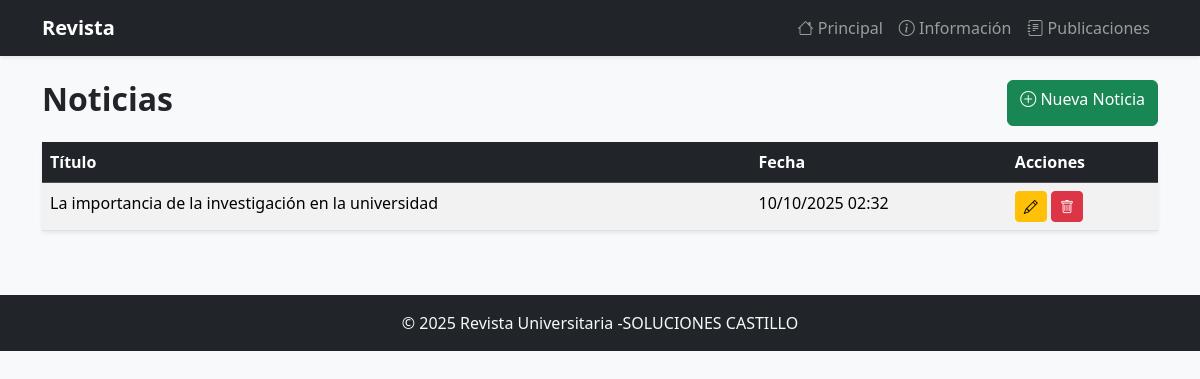
The page /informacion/ on the database its author committed.
### Apps/informacion/models.py (models this page shows, shortened)
class Noticia(models.Model):
    titulo = models.CharField(max_length=150)
    contenido = models.TextField()
    fecha = models.DateTimeField(auto_now_add=True)

### Apps/informacion/views.py (the view)
# urls.py: path('', views.NoticiaList.as_view(), name="index"),
class NoticiaList(ListView):
    model = Noticia
    template_name = "informacion/noticia_list.html"

### Apps/informacion/templates/informacion/noticia_list.html (shortened to what this page needs)
{% extends "base.html" %}
{% block content %}
    <div class="d-flex justify-content-between mb-3">
        <h2 class="fw-bold">Noticias</h2>
        <a href="{% url 'informacion:noticia_create' %}" class="btn btn-success">
            <i class="bi bi-plus-circle"></i> Nueva Noticia
        </a>
    </div>
    <table class="table table-striped table-hover shadow-sm">
        <thead class="table-dark"><tr><th>Título</th><th>Fecha</th><th>Acciones</th></tr></thead>
        <tbody>
        {% for n in object_list %}
            <tr>
                <td>{{ n.titulo }}</td>
                <td>{{ n.fecha|date:"d/m/Y H:i" }}</td>
                <td>
                    <a href="{% url 'informacion:noticia_update' n.id %}" class="btn btn-warning btn-sm"><i class="bi bi-pencil"></i></a>
                    <a href="{% url 'informacion:noticia_delete' n.id %}" class="btn btn-danger btn-sm btn-delete"><i class="bi bi-trash"></i></a>
                </td>
            </tr>
        {% empty %}
            <tr><td colspan="3" class="text-center">No hay noticias</td></tr>
        {% endfor %}
        </tbody>
    </table>
{% endblock %}

### rows shown on the page
Noticia: titulo "La importancia de la investigación en la universidad", fecha "10/10/2025 02:32"
